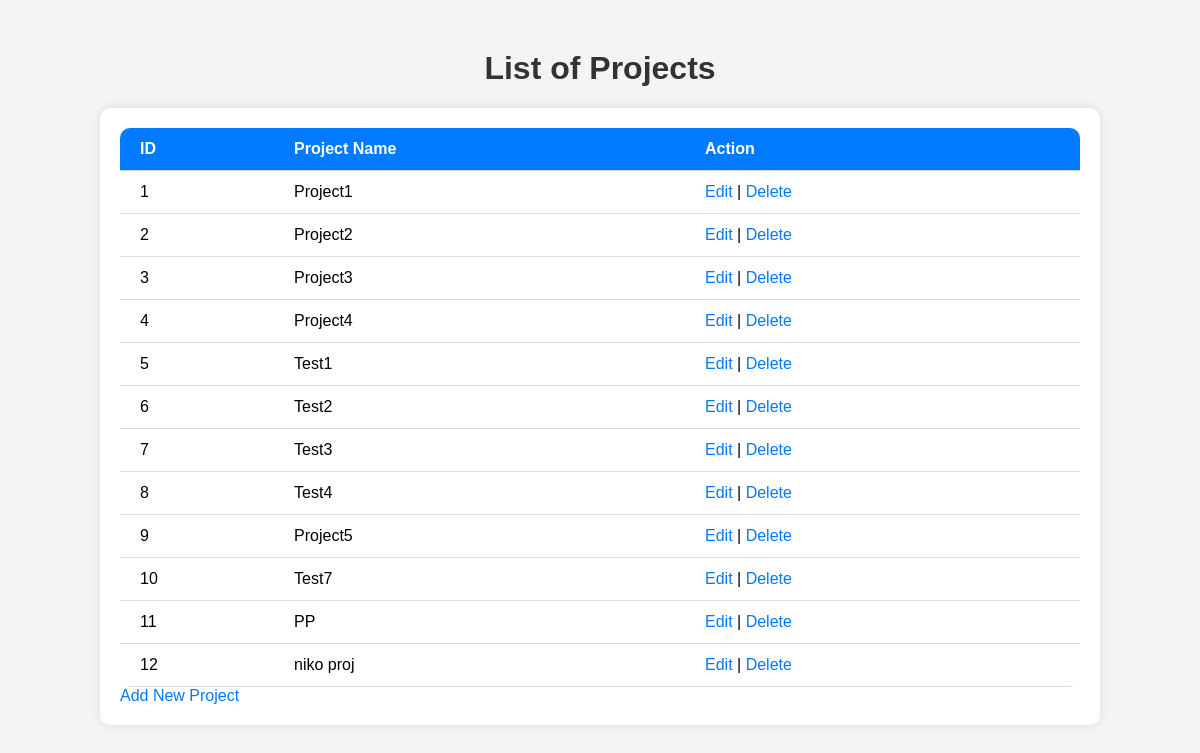
The app's page /ProjectCRUD.php with its own data.
### tables this page shows
CREATE TABLE `project_tbl` (
  `Project_ID` int(11) NOT NULL,
  `Project_Name` varchar(50) NOT NULL,
  `Project_Desc` varchar(50) NOT NULL
);

### ProjectCRUD.php (the view, shortened to what this page needs)
<!DOCTYPE html>
<html>
<head>
    <link rel="stylesheet" type="text/css" href="styles.css">
</head>
<body>
<h1>List of Projects</h1>
<div class="container">
    <table>
        <thead>
            <tr>
                <th>ID</th>
                <th>Project Name</th>
                <th>Action</th>
            </tr>
        </thead>
        <tbody>
            <?php
            include 'db_connection.php';
            $sql = "SELECT * FROM project_Tbl";
            $result = $conn->query($sql);
            if ($result->num_rows > 0) {
                while ($row = $result->fetch_assoc()) {
                    echo "<tr>";
                    echo "<td>" . $row["Project_ID"] . "</td>";
                    echo "<td>" . $row["Project_Name"] . "</td>";
                    echo "<td><a href='update_subject.php?id=" . $row["Project_ID"] . "'>Edit</a> | <a href='delete_subject.php?id=" . $row["Project_ID"] . "'>Delete</a></td>";
                    echo "</tr>";
                }
            } else {
                echo "<tr><td colspan='3'>No projects found</td></tr>";
            }
            ?>
        </tbody>
    </table>
    <a href="subject_index.php">Add New Project</a>
</div>
</body>
</html>

### styles.css (style rules this page uses)
body { font-family: Arial, sans-serif; background-color: #f4f4f4; margin: 0; padding: 0; }
h1 { text-align: center; margin-top: 50px; color: #333; }
.container { width: 80%; margin: 20px auto; background-color: #fff; padding: 20px; border-radius: 10px; box-shadow: 0px 0px 10px 0px rgba(0,0,0,0.1); }
table { width: 100%; border-collapse: collapse; border-radius: 10px; overflow: hidden; }
th, td { padding: 12px; text-align: left; border-bottom: 1px solid #ddd; }
thead { background-color: #007bff; color: #fff; }
th:first-child, td:first-child { padding-left: 20px; }
th:last-child, td:last-child { padding-right: 20px; }
a { text-decoration: none; color: #007bff; }

### records on screen
project_tbl: Project_ID "1", Project_Name "Project1"
project_tbl: Project_ID "2", Project_Name "Project2"
project_tbl: Project_ID "3", Project_Name "Project3"
project_tbl: Project_ID "4", Project_Name "Project4"
project_tbl: Project_ID "5", Project_Name "Test1"
project_tbl: Project_ID "6", Project_Name "Test2"
project_tbl: Project_ID "7", Project_Name "Test3"
project_tbl: Project_ID "8", Project_Name "Test4"
project_tbl: Project_ID "9", Project_Name "Project5"
project_tbl: Project_ID "10", Project_Name "Test7"
project_tbl: Project_ID "11", Project_Name "PP"
project_tbl: Project_ID "12", Project_Name "niko proj"
